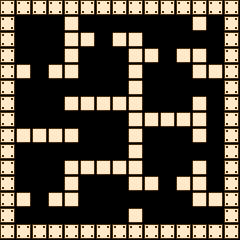

This game map was drawn from its Tiled (.tmx) file and the tilesets committed beside it. A one-line description and the full map source follow:
An orthogonal 15x15 tile map with 16x16 px tiles, 1 tile layer (Foreground) and 28 objects (player_start).

<map version="1.0" orientation="orthogonal" width="15" height="15" tilewidth="16" tileheight="16">
 <properties>
  <property name="hp" value="3" />
  <property name="lv" value="1" />
 </properties>
 <tileset firstgid="1" name="chip" tilewidth="16" tileheight="16">
  <image source="chip.png" width="256" height="256" />
 </tileset>
 <layer name="Foreground" width="15" height="15">
  <properties>
   <property name="tileset" value="chip" />
  </properties>
  <data encoding="csv">
18,18,18,18,18,18,18,18,18,18,18,18,18,18,18,
18,0,0,0,17,0,0,0,0,0,0,0,17,0,18,
18,0,0,0,17,17,0,17,17,0,0,0,0,0,18,
18,0,0,0,17,0,0,0,17,17,0,17,17,0,18,
18,17,0,17,17,0,0,0,17,0,0,0,17,17,18,
18,0,0,0,0,0,0,0,17,0,0,0,0,0,18,
18,0,0,0,17,17,17,17,17,0,0,0,17,0,18,
18,0,0,0,0,0,0,0,17,17,17,17,17,0,18,
18,17,17,17,17,0,0,0,17,0,0,0,17,0,18,
18,0,0,0,0,0,0,0,17,0,0,0,0,0,18,
18,0,0,0,17,17,17,17,17,0,0,0,17,0,18,
18,0,0,0,17,0,0,0,17,17,0,17,17,0,18,
18,17,0,17,17,0,0,0,0,0,0,0,17,17,18,
18,0,0,0,0,0,0,0,17,0,0,0,0,0,18,
18,18,18,18,18,18,18,18,18,18,18,18,18,18,18
</data>
 </layer>
 <objectgroup color="#00ff00" name="object" width="15" height="15" opacity="0.48">
  <object name="start" type="player_start" gid="1" x="32" y="48" />
  <object gid="27" x="208" y="224" />
  <object gid="20" x="64" y="96" />
  <object gid="20" x="64" y="128" />
  <object gid="3" x="32" y="112" />
  <object gid="65" x="32" y="80" />
  <object gid="66" x="64" y="160" />
  <object gid="66" x="96" y="48" />
  <object gid="2" x="96" y="80" />
  <object gid="2" x="112" y="96" />
  <object gid="2" x="80" y="64" />
  <object gid="6" x="96" y="144" />
  <object gid="66" x="32" y="208" />
  <object gid="65" x="128" y="32" />
  <object gid="65" x="192" y="48" />
  <object gid="6" x="208" y="64" />
  <object gid="2" x="160" y="32" />
  <object gid="20" x="160" y="192" />
  <object gid="20" x="128" y="208" />
  <object gid="20" x="192" y="224" />
  <object gid="6" x="48" y="224" />
  <object gid="68" x="64" y="224" />
  <object gid="3" x="96" y="208" />
  <object gid="3" x="160" y="224" />
  <object gid="67" x="176" y="224" />
  <object gid="65" x="32" y="176" />
  <object gid="3" x="160" y="160" />
  <object gid="66" x="160" y="96" />
 </objectgroup>
</map>
